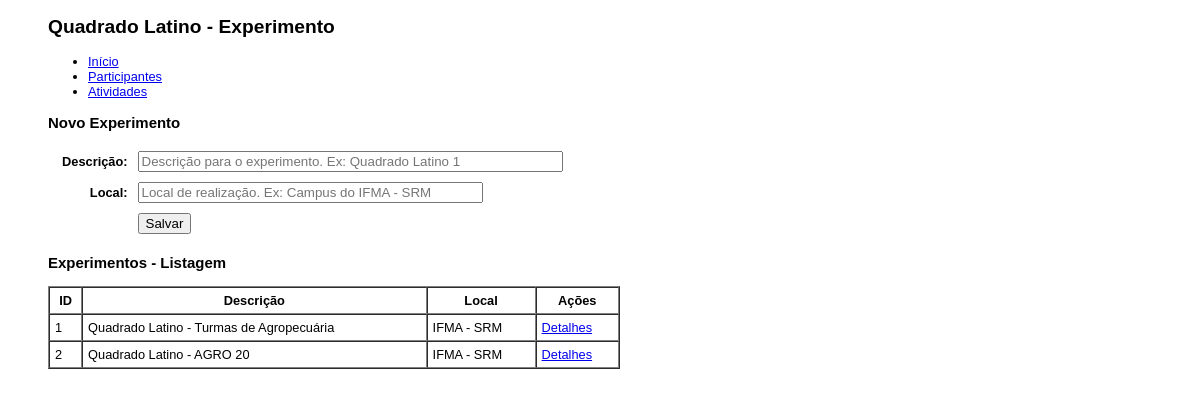
Page /app/index.php on the committed database.
### tables this page shows
CREATE TABLE `experimentos` (
  `id_experimento` int(11) NOT NULL AUTO_INCREMENT,
  `descricao` varchar(100) DEFAULT NULL,
  `local` varchar(50) DEFAULT NULL,
  PRIMARY KEY (`id_experimento`)
);

### app/includes/App.class.php (called while the page is built, shortened)
<?php
class App {
	var $con;
	public function __construct() {
		$this->con = new Mysqli("localhost","root","ifma","unplugged_opencv");
	}
	public function query($sql) {
		$res = $this->con->query($sql);
		$rows = array();
		while($row = $res->fetch_assoc()) {
			$rows[] = $row;
		}
		return $rows;
	}
	public function getTable($table, $where = null) {
		$sql = "select * from $table $where";
		return $this->query($sql);
	}
}

### app/modules/experimento.list.php (the view)
<?php
	$list = $app->getTable("experimentos");
?>
<h3>Novo Experimento</h3>
<form action="/quadlatino/app/?module=experimento&action=new" method="post">
	<table width="50%" border="0" cellpadding="5" cellspacing="0">
		<tr>
			<th align="right">Descrição:</th>
			<td>
				<input type="text" name="descricao" size="50" placeholder="Descrição para o experimento. Ex: Quadrado Latino 1" />
			</td>
		</tr>
		<tr>
			<th align="right">Local:</th>
			<td>
				<input type="text" name="local" size="40" placeholder="Local de realização. Ex: Campus do IFMA - SRM" />
			</td>
		</tr>
		<tr>
			<td>&nbsp;</td>
			<td>
				<input type="submit" value="Salvar" />
			</td>
		</tr>
	</table>
</form>
<h3>Experimentos - Listagem</h3>
<table width="50%" border="1" cellpadding="5" cellspacing="0">
	<tr>
		<th>ID</th>
		<th>Descrição</th>
		<th>Local</th>
		<th>Ações</th>
	</tr>
	<?php foreach($list as $key=>$item) { ?>
	<tr>
		<td><?=$item["id_experimento"]?></td>
		<td><?=$item["descricao"]?></td>
		<td><?=$item["local"]?></td>
		<td><a href="index.php?module=experimento&action=detail&id=<?=$item["id_experimento"]?>">Detalhes</a></td>
	</tr>
	<?php } ?>
</table>

### app/index.php (style rules this page uses)
body { padding-left:40px;font-family: arial;font-size: 80%; }

### rows in the picture
experimentos: id_experimento "1", descricao "Quadrado Latino - Turmas de Agropecuária", local "IFMA - SRM"
experimentos: id_experimento "2", descricao "Quadrado Latino - AGRO 20", local "IFMA - SRM"
